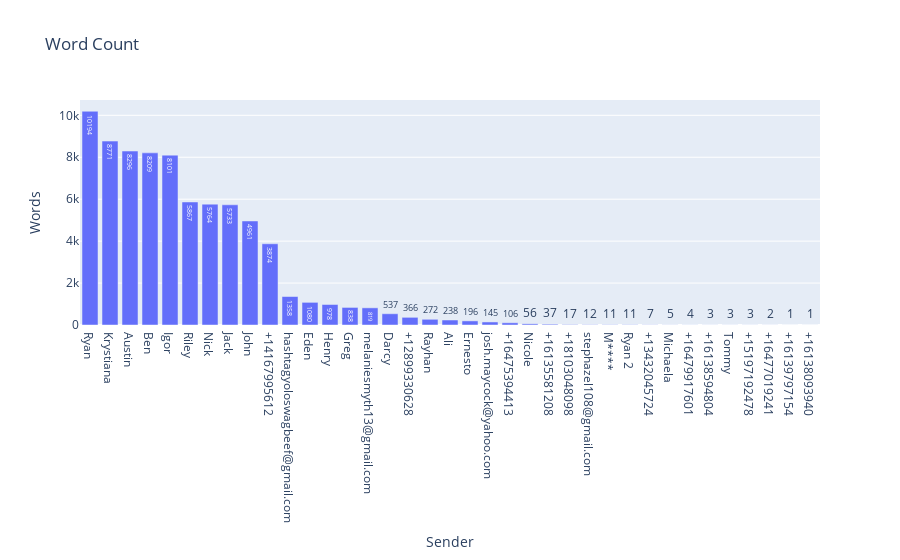

The code cell stored with this chart in its notebook:
### Code cell
fig = go.Figure(data=[go.Bar(
            x=word_count.index, y=word_count['word_count'],
            text=word_count['word_count'],
            textposition='auto',
        )])

fig.update_layout(
    title="Word Count",
    xaxis_title="Sender",
    yaxis_title="Words",
)

fig.show()

### Figure 1 — Plotly figure (JSON) as saved in the notebook; plotly's stock layout.template omitted (floating-point values rounded to 4 significant figures)
{"data": [{"text": [10194, 8771, 8296, 8209, 8101, 5867, 5764, 5733, 4961, 3874, 1358, 1080, 978, 838, 819, 537, 366, 272, 238, 196, 145, 106, 56, 37, 17, 12, 11, 11, 7, 5, 4, 3, 3, 3, 2, 1, 1], "textposition": "auto", "type": "bar", "x": ["Ryan", "Krystiana", "Austin", "Ben", "Igor", "Riley", "Nick", "Jack", "John", "+14167995612", "hashtagyoloswagbeef@gmail.com", "Eden", "Henry", "Greg", "melaniesmyth13@gmail.com", "Darcy", "+12899330628", "Rayhan", "Ali", "Ernesto", "josh.maycock@yahoo.com", "+16475394413", "Nicole", "+16135581208", "+18103048098", "stephazel108@gmail.com", "M****", "Ryan 2", "+13432045724", "Michaela", "+16479917601", "+16138594804", "Tommy", "+15197192478", "+16477019241", "+16139797154", "+16138093940"], "y": [10194, 8771, 8296, 8209, 8101, 5867, 5764, 5733, 4961, 3874, 1358, 1080, 978, 838, 819, 537, 366, 272, 238, 196, 145, 106, 56, 37, 17, 12, 11, 11, 7, 5, 4, 3, 3, 3, 2, 1, 1]}], "layout": {"title": {"text": "Word Count"}, "xaxis": {"title": {"text": "Sender"}}, "yaxis": {"title": {"text": "Words"}}}}
